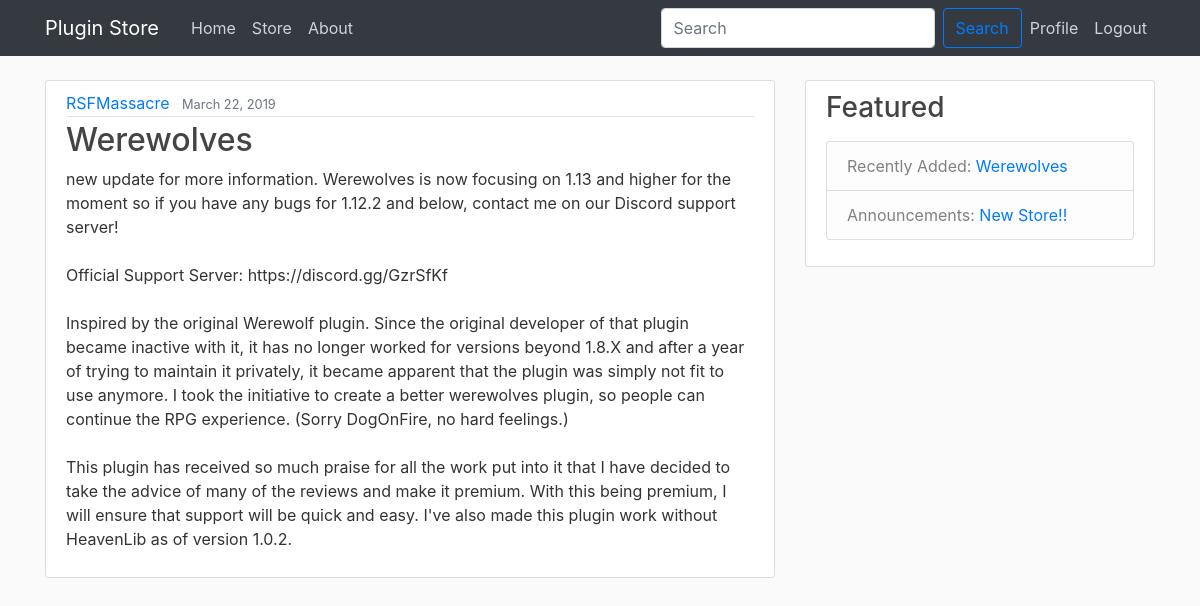
The page /store/ (signed in) on the database its author committed.
### store/models.py (models this page shows, shortened)
class Plugin(models.Model):
    plugin_id = models.UUIDField(primary_key=True, default=uuid.uuid4, editable=False)
    title = models.CharField(max_length=255, default='')
    author = models.CharField(max_length=100, default='')
    description = models.TextField()
    download_link = models.CharField(max_length=255, default='')
    date_posted = models.DateTimeField(default=timezone.now)

class Post(models.Model):
    title = models.CharField(max_length=255, default='')
    author = models.CharField(max_length=100, default='')
    content = models.TextField()
    date_posted = models.DateTimeField(default=timezone.now)

### store/views.py (the view)
# urls.py: path('', include('store.urls')),
def store(request):
    context = {
        'plugins': Plugin.objects.all(),
        'latest_plugin': Plugin.objects.first(),
        'latest_post': Post.objects.first()
    }
    return render(request, 'Store/store.html', context)

### store/templates/store/store.html
{% extends "Store/baseGeneric.html" %}
{% block content %}
    {% for plugin in plugins %}
        <article class="media content-section">
            <div class="media-body">
                <div class="article-metadata">
                    <a class="mr-2" href="#">{{ plugin.author }}</a>
                    <small class="text-muted">{{ plugin.date_posted|date:"F d, Y" }}</small>
                </div>
                <h2><a class="article-title" href="#">{{ plugin.title }}</a></h2>
                <p class="article-content">{{ plugin.description }}</p>
            </div>
        </article>
    {% endfor %}
{% endblock content %}

### store/templates/store/baseGeneric.html (shortened to what this page needs)
{% load static %}
<!DOCTYPE html>
<html lang="en">
<head>
    <link rel="stylesheet" href="https://maxcdn.bootstrapcdn.com/bootstrap/4.0.0/css/bootstrap.min.css">
    <link rel="stylesheet" type="text/css" href="{% static 'store/main.css' %}">
</head>
<body>
<header class="site-header">
    <nav class="navbar navbar-expand-md navbar-dark bg-dark fixed-top">
        <div class="container">
            <a class="navbar-brand mr-4" href="/">Plugin Store</a>
            <div class="collapse navbar-collapse" id="navbarToggle">
                <div class="navbar-nav mr-auto">
                    <a class="nav-item nav-link" href="{% url 'store-home' %}">Home</a>
                    <a class="nav-item nav-link" href="{% url 'store' %}">Store</a>
                    <a class="nav-item nav-link" href="{% url 'store-about' %}">About</a>
                </div>
                <div class="navbar-nav">
                    {% if user.is_authenticated %}
                        <input class="form-control mr-sm-2" type="search" placeholder="Search" aria-label="Search">
                        <button class="btn btn-outline-primary my-2 my-sm-0" type="submit">Search</button>
                        <a class="nav-item nav-link" href="{% url 'profile' %}">Profile</a>
                        <a class="nav-item nav-link" href="{% url 'logout' %}">Logout</a>
                    {% else %}
                        <a class="nav-item nav-link" href="{% url 'login' %}">Login</a>
                        <a class="nav-item nav-link" href="{% url 'register' %}">Register</a>
                    {% endif %}
                </div>
            </div>
        </div>
    </nav>
</header>
<main role="main" class="container">
    <div class="row">
        <div class="col-md-8">
            {% block content %}{% endblock %}
        </div>
        <div class="col-md-4">
            <div class="content-section">
                <h3>Featured</h3>
                <p class='text-muted'>
                <ul class="list-group">
                    <li class="list-group-item list-group-item-light">Recently Added: <a href="#">{{ latest_plugin.title }}</a></li>
                    <li class="list-group-item list-group-item-light">Announcements: <a href="#">{{ latest_post.title }}</a></li>
                </ul>
                </p>
            </div>
        </div>
    </div>
</main>
</body>
</html>

### store/static/store/main.css (style rules this page uses)
body { background: #fafafa; color: #333333; margin-top: 5rem; }
h1, h2, h3, h4, h5, h6 { color: #444444; }
ul { margin: 0; }
.site-header .navbar-nav .nav-link { color: #cbd5db; }
.content-section { background: #ffffff; padding: 10px 20px; border: 1px solid #dddddd; border-radius: 3px; margin-bottom: 20px; }
.article-title { color: #444444; }
.article-content { white-space: pre-line; }
.article-metadata { padding-bottom: 1px; margin-bottom: 4px; border-bottom: 1px solid #e3e3e3 }

### rows shown on the page
Plugin: author "RSFMassacre", date_posted "March 22, 2019", title "Werewolves", description "new update for more information. Werewolves is now focusing on 1.13 and higher for the moment so if you have any bugs for 1.12.2 and below, contact me on our Discord support server! Official Support Server: https://discord.gg/GzrSfKf Inspired by the original Werewolf plugin. Since the original developer of that plugin became inactive with it, it has no longer worked for versions beyond 1.8.X and after a year of trying to maintain it privately, it became apparent that the plugin was simply not fit to use anymore. I took the initiative to create a better werewolves plugin, so people can continue the RPG experience. (Sorry DogOnFire, no hard feelings.) This plugin has received so much praise…"
Post: title "New Store!!"
